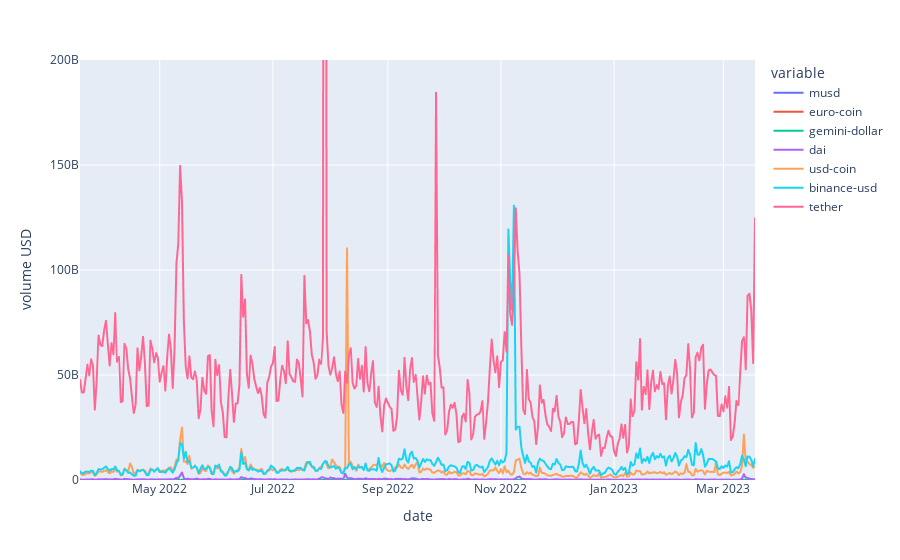
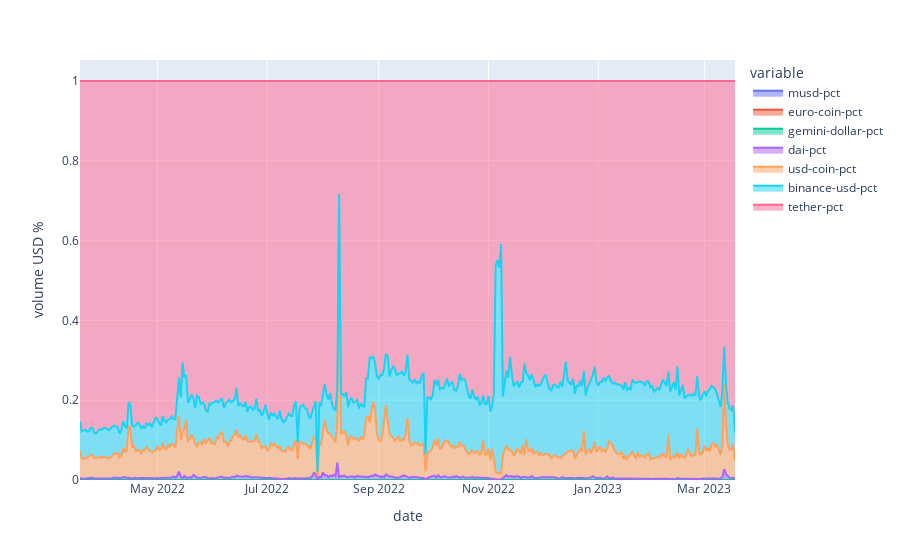

These figures' notebook cell, in order:
### Code cell
fig = px.line(stable_volume_df, x=stable_volume_df.index, y=list(stable_volume_df.iloc[:,:7].iloc[-1].sort_values(ascending=True).index), labels={'value':'volume USD'})
fig.update_yaxes(range=[0, 2e11])
fig.show()

fig = px.area(stable_volume_df, x=stable_volume_df.index, y=list(stable_volume_df.iloc[:,8:].iloc[-1].sort_values(ascending=True).index), labels={'value':'volume USD %'})
fig.show()

### Figure 1 — Plotly figure (JSON) as saved in the notebook; plotly's stock layout.template omitted (floating-point values rounded to 4 significant figures; data arrays with more than 128 entries replaced by an {"elided": "..."} marker saying what was removed)
{"data": [{"hovertemplate": "variable=musd<br>date=%{x}<br>volume USD=%{y}<extra></extra>", "legendgroup": "musd", "line": {"color": "#636efa", "dash": "solid"}, "marker": {"symbol": "circle"}, "mode": "lines", "name": "musd", "showlegend": true, "type": "scattergl", "x": {"elided": "365 str values"}, "xaxis": "x", "y": {"elided": "365 float values"}, "yaxis": "y"}, {"hovertemplate": "variable=euro-coin<br>date=%{x}<br>volume USD=%{y}<extra></extra>", "legendgroup": "euro-coin", "line": {"color": "#EF553B", "dash": "solid"}, "marker": {"symbol": "circle"}, "mode": "lines", "name": "euro-coin", "showlegend": true, "type": "scattergl", "x": {"elided": "365 str values"}, "xaxis": "x", "y": {"elided": "365 float values"}, "yaxis": "y"}, {"hovertemplate": "variable=gemini-dollar<br>date=%{x}<br>volume USD=%{y}<extra></extra>", "legendgroup": "gemini-dollar", "line": {"color": "#00cc96", "dash": "solid"}, "marker": {"symbol": "circle"}, "mode": "lines", "name": "gemini-dollar", "showlegend": true, "type": "scattergl", "x": {"elided": "365 str values"}, "xaxis": "x", "y": {"elided": "365 float values"}, "yaxis": "y"}, {"hovertemplate": "variable=dai<br>date=%{x}<br>volume USD=%{y}<extra></extra>", "legendgroup": "dai", "line": {"color": "#ab63fa", "dash": "solid"}, "marker": {"symbol": "circle"}, "mode": "lines", "name": "dai", "showlegend": true, "type": "scattergl", "x": {"elided": "365 str values"}, "xaxis": "x", "y": {"elided": "365 float values"}, "yaxis": "y"}, {"hovertemplate": "variable=usd-coin<br>date=%{x}<br>volume USD=%{y}<extra></extra>", "legendgroup": "usd-coin", "line": {"color": "#FFA15A", "dash": "solid"}, "marker": {"symbol": "circle"}, "mode": "lines", "name": "usd-coin", "showlegend": true, "type": "scattergl", "x": {"elided": "365 str values"}, "xaxis": "x", "y": {"elided": "365 float values"}, "yaxis": "y"}, {"hovertemplate": "variable=binance-usd<br>date=%{x}<br>volume USD=%{y}<extra></extra>", "legendgroup": "binance-usd", "line": {"color": "#19d3f3", "dash": "solid"}, "marker": {"symbol": "circle"}, "mode": "lines", "name": "binance-usd", "showlegend": true, "type": "scattergl", "x": {"elided": "365 str values"}, "xaxis": "x", "y": {"elided": "365 float values"}, "yaxis": "y"}, {"hovertemplate": "variable=tether<br>date=%{x}<br>volume USD=%{y}<extra></extra>", "legendgroup": "tether", "line": {"color": "#FF6692", "dash": "solid"}, "marker": {"symbol": "circle"}, "mode": "lines", "name": "tether", "showlegend": true, "type": "scattergl", "x": {"elided": "365 str values"}, "xaxis": "x", "y": {"elided": "365 float values"}, "yaxis": "y"}], "layout": {"autosize": true, "legend": {"title": {"text": "variable"}, "tracegroupgap": 0}, "margin": {"t": 60}, "xaxis": {"anchor": "y", "autorange": true, "domain": [0, 1], "range": ["2022-03-19", "2023-03-18"], "title": {"text": "date"}, "type": "date"}, "yaxis": {"anchor": "x", "domain": [0, 1], "range": [0, 200000000000], "title": {"text": "volume USD"}, "type": "linear"}}}

### Figure 2 — Plotly figure (JSON) as saved in the notebook; plotly's stock layout.template omitted (floating-point values rounded to 4 significant figures; data arrays with more than 128 entries replaced by an {"elided": "..."} marker saying what was removed)
{"data": [{"fillpattern": {"shape": ""}, "hovertemplate": "variable=musd-pct<br>date=%{x}<br>volume USD %=%{y}<extra></extra>", "legendgroup": "musd-pct", "line": {"color": "#636efa"}, "marker": {"symbol": "circle"}, "mode": "lines", "name": "musd-pct", "orientation": "v", "showlegend": true, "stackgroup": "1", "type": "scatter", "x": {"elided": "365 str values"}, "xaxis": "x", "y": {"elided": "365 float values"}, "yaxis": "y"}, {"fillpattern": {"shape": ""}, "hovertemplate": "variable=euro-coin-pct<br>date=%{x}<br>volume USD %=%{y}<extra></extra>", "legendgroup": "euro-coin-pct", "line": {"color": "#EF553B"}, "marker": {"symbol": "circle"}, "mode": "lines", "name": "euro-coin-pct", "orientation": "v", "showlegend": true, "stackgroup": "1", "type": "scatter", "x": {"elided": "365 str values"}, "xaxis": "x", "y": {"elided": "365 float values"}, "yaxis": "y"}, {"fillpattern": {"shape": ""}, "hovertemplate": "variable=gemini-dollar-pct<br>date=%{x}<br>volume USD %=%{y}<extra></extra>", "legendgroup": "gemini-dollar-pct", "line": {"color": "#00cc96"}, "marker": {"symbol": "circle"}, "mode": "lines", "name": "gemini-dollar-pct", "orientation": "v", "showlegend": true, "stackgroup": "1", "type": "scatter", "x": {"elided": "365 str values"}, "xaxis": "x", "y": {"elided": "365 float values"}, "yaxis": "y"}, {"fillpattern": {"shape": ""}, "hovertemplate": "variable=dai-pct<br>date=%{x}<br>volume USD %=%{y}<extra></extra>", "legendgroup": "dai-pct", "line": {"color": "#ab63fa"}, "marker": {"symbol": "circle"}, "mode": "lines", "name": "dai-pct", "orientation": "v", "showlegend": true, "stackgroup": "1", "type": "scatter", "x": {"elided": "365 str values"}, "xaxis": "x", "y": {"elided": "365 float values"}, "yaxis": "y"}, {"fillpattern": {"shape": ""}, "hovertemplate": "variable=usd-coin-pct<br>date=%{x}<br>volume USD %=%{y}<extra></extra>", "legendgroup": "usd-coin-pct", "line": {"color": "#FFA15A"}, "marker": {"symbol": "circle"}, "mode": "lines", "name": "usd-coin-pct", "orientation": "v", "showlegend": true, "stackgroup": "1", "type": "scatter", "x": {"elided": "365 str values"}, "xaxis": "x", "y": {"elided": "365 float values"}, "yaxis": "y"}, {"fillpattern": {"shape": ""}, "hovertemplate": "variable=binance-usd-pct<br>date=%{x}<br>volume USD %=%{y}<extra></extra>", "legendgroup": "binance-usd-pct", "line": {"color": "#19d3f3"}, "marker": {"symbol": "circle"}, "mode": "lines", "name": "binance-usd-pct", "orientation": "v", "showlegend": true, "stackgroup": "1", "type": "scatter", "x": {"elided": "365 str values"}, "xaxis": "x", "y": {"elided": "365 float values"}, "yaxis": "y"}, {"fillpattern": {"shape": ""}, "hovertemplate": "variable=tether-pct<br>date=%{x}<br>volume USD %=%{y}<extra></extra>", "legendgroup": "tether-pct", "line": {"color": "#FF6692"}, "marker": {"symbol": "circle"}, "mode": "lines", "name": "tether-pct", "orientation": "v", "showlegend": true, "stackgroup": "1", "type": "scatter", "x": {"elided": "365 str values"}, "xaxis": "x", "y": {"elided": "365 float values"}, "yaxis": "y"}], "layout": {"autosize": true, "legend": {"title": {"text": "variable"}, "tracegroupgap": 0}, "margin": {"t": 60}, "xaxis": {"anchor": "y", "autorange": true, "domain": [0, 1], "range": ["2022-03-19", "2023-03-18"], "title": {"text": "date"}, "type": "date"}, "yaxis": {"anchor": "x", "autorange": true, "domain": [0, 1], "range": [0, 1.053], "title": {"text": "volume USD %"}, "type": "linear"}}}
